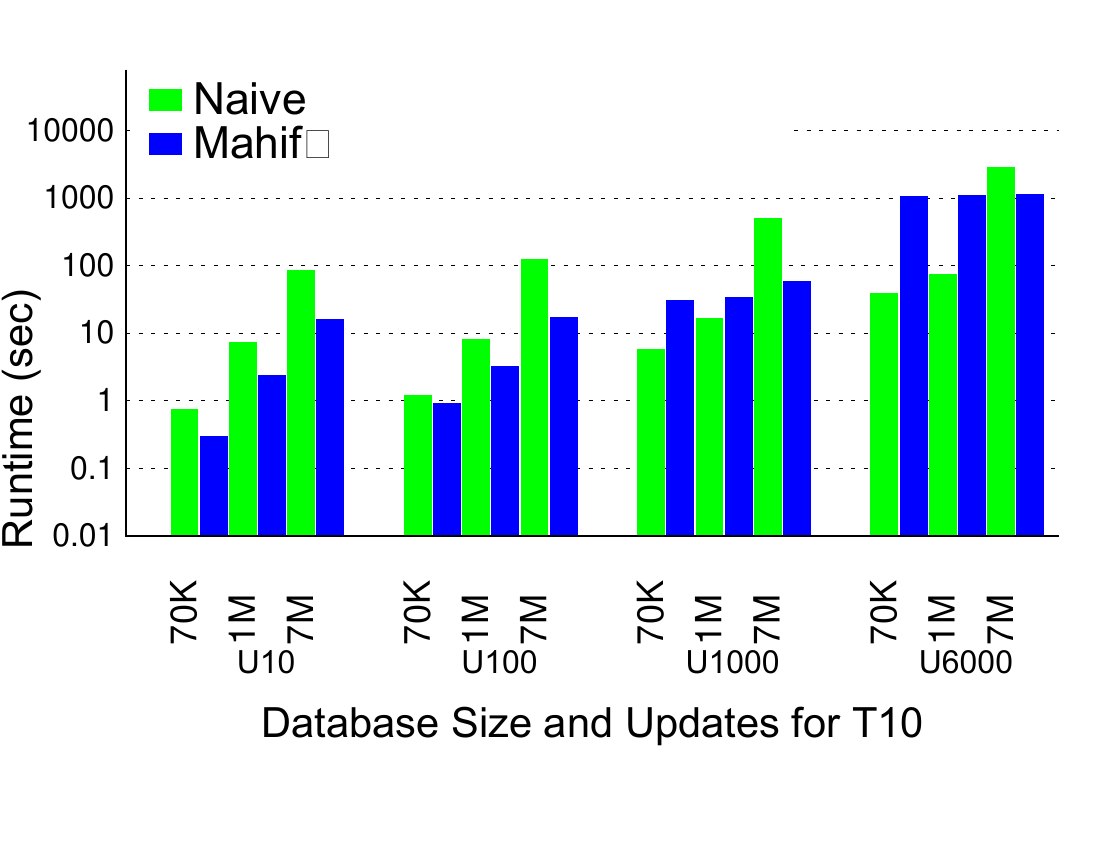

Write the gnuplot code that produced this figure.
# length/width ratio and terminal
set size ratio 0.5
set terminal postscript color enhanced  
set output 'totalC10.ps'

# Margins
set tmargin 0
set bmargin 12
set rmargin 0
set lmargin 4

# border
set border 3 front linetype -1 linewidth 1.000
set boxwidth 0.95 absolute
set style fill   solid 1.00 noborder

# line styles
set linetype 1 lt -1 lw 1 lc rgb "#00FF00" 
set linetype 2 lt -1 lw 1 lc rgb "#0000FF"

set linetype cycle 2

# Grid
set grid nopolar
set grid noxtics nomxtics ytics nomytics noztics nomztics \
 nox2tics nomx2tics noy2tics nomy2tics nocbtics nomcbtics
set grid layerdefault   linetype 0 linewidth 3.000,  linetype 0 linewidth 1.000

# Key
set key nobox autotitles columnhead Left reverse left
set key font "Arial,32"
#set key height -4
set key width 8
set key samplen 2
set key spacing 4
set key maxrows 2
#set key at -0.5,1000

# style - histogram
set style histogram clustered gap 0.2 title  offset character 2, 0.25, 0
set datafile missing '-'
set style data histograms
#set style histogram rowstacked

# Axis
set xtics border in scale 0,0 nomirror rotate by 90  offset character 0, -5, 0 autojustify
set xtics norangelimit font ",26"
set xtics   ()

set logscale y
set yrange [ 0.01 : 80000 ]
set ytics border in scale 0,0 mirror norotate  offset character 0, 0, 0 autojustify
set ytics font ",23"

set xlabel font "Arial,30"
set xlabel "\nDatabase Size and Updates for T10" 
set xlabel  offset character 0, -5, 0  norotate

set ylabel "Runtime (sec)" 
set ylabel font "Arial,30"
set ylabel offset character -0.4, -6, 0

# Plot command
plot newhistogram "{/Arial=23 U10}" lt 1 , 'totalC10.csv' using 5:xtic(1) t col, '' using 9:xtic(1) t col,\
	 newhistogram "{/Arial=23 U100}" lt 1 , '' u 13:xtic(1) notitle, '' u 17:xtic(1) notitle, \
	 newhistogram "{/Arial=23 U1000}" lt 1 , '' u 21:xtic(1) notitle, '' u 25:xtic(1) notitle, \
	 newhistogram "{/Arial=23 U6000}" lt 1, '' u 29:xtic(1) notitle, '' u 33:xtic(1) notitle

 

